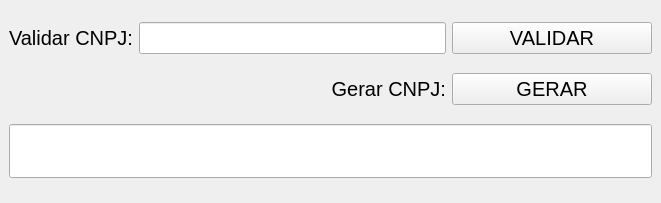
<?xml version="1.0" encoding="UTF-8"?>
<ui version="4.0">
 <class>MainWindow</class>
 <widget class="QMainWindow" name="MainWindow">
  <property name="geometry">
   <rect>
    <x>0</x>
    <y>0</y>
    <width>661</width>
    <height>203</height>
   </rect>
  </property>
  <property name="windowTitle">
   <string>Valida ou gera CPF</string>
  </property>
  <widget class="QWidget" name="centralwidget">
   <layout class="QGridLayout" name="gridLayout">
    <item row="1" column="1">
     <widget class="QLabel" name="label">
      <property name="font">
       <font>
        <pointsize>15</pointsize>
       </font>
      </property>
      <property name="text">
       <string>Gerar CNPJ:</string>
      </property>
      <property name="alignment">
       <set>Qt::AlignRight|Qt::AlignTrailing|Qt::AlignVCenter</set>
      </property>
     </widget>
    </item>
    <item row="1" column="2">
     <widget class="QPushButton" name="btnGeraCNPJ">
      <property name="font">
       <font>
        <pointsize>15</pointsize>
       </font>
      </property>
      <property name="text">
       <string>GERAR</string>
      </property>
     </widget>
    </item>
    <item row="0" column="1">
     <widget class="QLineEdit" name="inputValidaCNPJ">
      <property name="font">
       <font>
        <pointsize>15</pointsize>
       </font>
      </property>
     </widget>
    </item>
    <item row="0" column="0">
     <widget class="QLabel" name="label_2">
      <property name="font">
       <font>
        <pointsize>15</pointsize>
       </font>
      </property>
      <property name="text">
       <string>Validar CNPJ:</string>
      </property>
     </widget>
    </item>
    <item row="0" column="2">
     <widget class="QPushButton" name="btnValidaCNPJ">
      <property name="minimumSize">
       <size>
        <width>200</width>
        <height>0</height>
       </size>
      </property>
      <property name="font">
       <font>
        <pointsize>15</pointsize>
       </font>
      </property>
      <property name="text">
       <string>VALIDAR</string>
      </property>
     </widget>
    </item>
    <item row="2" column="0" colspan="3">
     <widget class="QLineEdit" name="inputRetorno">
      <property name="font">
       <font>
        <pointsize>30</pointsize>
       </font>
      </property>
      <property name="readOnly">
       <bool>true</bool>
      </property>
     </widget>
    </item>
   </layout>
  </widget>
 </widget>
 <resources/>
 <connections/>
</ui>
